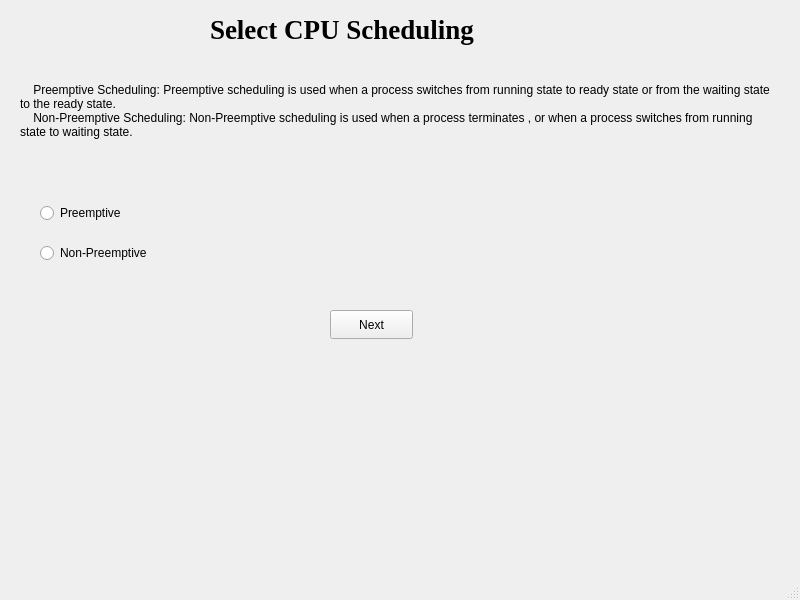
<?xml version="1.0" encoding="UTF-8"?>
<ui version="4.0">
 <class>MainWindow</class>
 <widget class="QMainWindow" name="MainWindow">
  <property name="geometry">
   <rect>
    <x>0</x>
    <y>0</y>
    <width>800</width>
    <height>600</height>
   </rect>
  </property>
  <property name="windowTitle">
   <string>MainWindow</string>
  </property>
  <widget class="QWidget" name="centralwidget">
   <widget class="QLabel" name="label">
    <property name="geometry">
     <rect>
      <x>20</x>
      <y>60</y>
      <width>761</width>
      <height>101</height>
     </rect>
    </property>
    <property name="text">
     <string>
    Preemptive Scheduling: Preemptive scheduling is used when a process switches from running state to ready state or from the waiting state to the ready state.
    Non-Preemptive Scheduling: Non-Preemptive scheduling is used when a process terminates , or when a process switches from running state to waiting state.
</string>
    </property>
    <property name="scaledContents">
     <bool>false</bool>
    </property>
    <property name="wordWrap">
     <bool>true</bool>
    </property>
   </widget>
   <widget class="QLabel" name="label_2">
    <property name="geometry">
     <rect>
      <x>210</x>
      <y>9</y>
      <width>331</width>
      <height>41</height>
     </rect>
    </property>
    <property name="font">
     <font>
      <family>Times New Roman</family>
      <pointsize>20</pointsize>
      <bold>true</bold>
     </font>
    </property>
    <property name="autoFillBackground">
     <bool>false</bool>
    </property>
    <property name="text">
     <string>Select CPU Scheduling</string>
    </property>
   </widget>
   <widget class="QRadioButton" name="preemptiveRadioButton">
    <property name="geometry">
     <rect>
      <x>40</x>
      <y>200</y>
      <width>112</width>
      <height>26</height>
     </rect>
    </property>
    <property name="text">
     <string>Preemptive</string>
    </property>
   </widget>
   <widget class="QRadioButton" name="nonPreemptiveRadioButton">
    <property name="geometry">
     <rect>
      <x>40</x>
      <y>240</y>
      <width>151</width>
      <height>26</height>
     </rect>
    </property>
    <property name="text">
     <string>Non-Preemptive</string>
    </property>
   </widget>
   <widget class="QPushButton" name="nextButton">
    <property name="geometry">
     <rect>
      <x>330</x>
      <y>310</y>
      <width>83</width>
      <height>29</height>
     </rect>
    </property>
    <property name="text">
     <string>Next</string>
    </property>
   </widget>
  </widget>
  <widget class="QMenuBar" name="menubar">
   <property name="geometry">
    <rect>
     <x>0</x>
     <y>0</y>
     <width>800</width>
     <height>25</height>
    </rect>
   </property>
  </widget>
  <widget class="QStatusBar" name="statusbar"/>
 </widget>
 <resources/>
 <connections/>
</ui>
